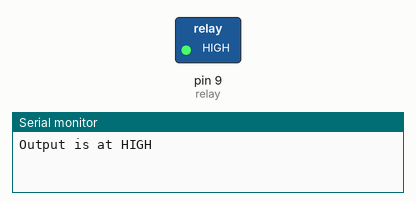
A sketch run on a simulated Arduino Uno, built with avr-gcc and run on an emulated ATmega328P. Shown: switched loads named in the sketch (green lamp = pin HIGH), the last lines printed to the serial monitor.

Above: at 1.0 s.
At 3.0 s:
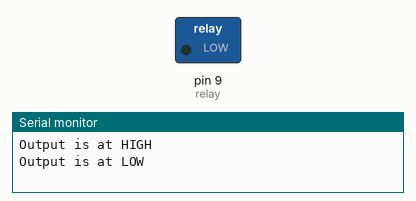
Timing chart, 0 to 5.2 s (numbered marks = the images above):
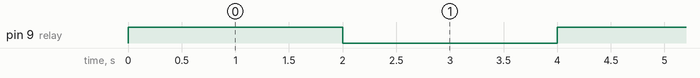

The sketch:

RelayTest.ino
```cpp
const int relay = 9; // Digital output pin#8

/**********************************************SETUP*************************************************/
void setup()
{
Serial.begin(9600);
pinMode (relay, OUTPUT); //set pin 9 as an output pin
}

/***************************************************MAIN****************************************************/
void loop()
{
digitalWrite (relay, HIGH);
Serial.print("Output is at HIGH \n");
delay (2000);
digitalWrite (relay, LOW);
Serial.print("Output is at LOW \n");
delay (2000);
}
```

Measured:
- by itself, pin 9 (relay): alternates HIGH for 2.0 s and LOW for 2.0 s
